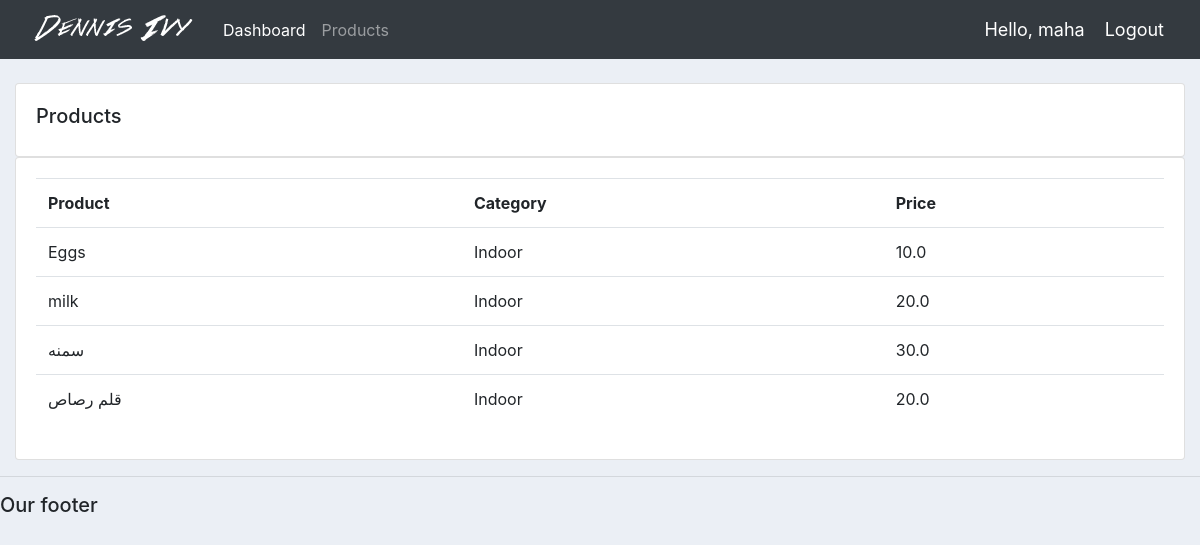
Screenshot of /product/ (signed in) with the database file from the repository.
### A1/models.py (models this page shows, shortened)
class Product(models.Model):
    CATEGORY =(
        ('Indoor', 'Indoor'),
        ('Out Door', 'Out Door'),
    )
    name = models.CharField(max_length=200 , null=True)
    price = models.FloatField(null=True)
    category = models.CharField(max_length=200 , null=True,choices=CATEGORY)
    description = models.CharField(max_length=200 , null=True, blank=True)
    date_created = models.DateTimeField(auto_now_add=True , null=True)
    tags = models.ManyToManyField(Tag)

### A1/decorators.py (the view)
        def wrapper_fun(request, *args, **kwargs):
            group = None
            if request.user.groups.exists:
                group = request.user.groups.all()[0].name
            if group in allowed_roles:
                return view_fun(request, *args, **kwargs)
            else:
                return HttpResponse('You are not authorized to this page')

### A1/views.py (called while the page is built)
@login_required(login_url='login')
@allowed_users(allowed_roles=['admin'])
def Prodects(request):
    products = Product.objects.all()
    return render(request,'accounts/products.html' , {'products': products})

### A1/templates/accounts/products.html
{%  extends 'accounts/main.html' %}
{% block content %}
		<br>
		<div class="row">
			<div class="col-md">
				<div class="card card-body">
					<h5>Products</h5>
				</div>
				<div class="card card-body">
					<table class="table">
						<tr>
							<th>Product</th>
							<th>Category</th>
							<th>Price</th>
						</tr>
						{% for i in products %}
							<tr>
								<td>{{i.name}}</td>
								<td>{{i.category}}</td>
								<td>{{i.price}}</td>
							</tr>
						{% endfor %}
					</table>
				</div>
			</div>
		</div>
{% endblock content %}

### A1/templates/accounts/navbar.html (shortened to what this page needs)
{% load static %}
<nav class="navbar navbar-expand-lg navbar-dark bg-dark">
 <img src="{% static 'images/logo.png' %}">
  <div class="collapse navbar-collapse" id="navbarNav">
    <ul class="navbar-nav">
      {% if request.user.is_staff %}
      <li class="nav-item active">
        <a class="nav-link" href="{% url 'home' %}">Dashboard</a>
      </li>
      <li class="nav-item">
        <a class="nav-link" href="{% url 'product' %}">Products</a>
      </li>
      {% else %}
       <li class="nav-item">
        <a class="nav-link" href="{% url 'account' %}">Settings</a>
      </li>
      {% endif %}
    </ul>
  </div>
  <span class="hello-msg">Hello, {{request.user}}</span>
  <span ><a  class="hello-msg" href="{% url 'logout' %}">Logout</a></span>
</nav>

### A1/static/css/main.css (style rules this page uses)
body { background-color: #ebeff5; }

### A1/templates/accounts/navbar.html (style rules this page uses)
.hello-msg { font-size: 18px; color: #fff; margin-right: 20px; }

### rows the page displays
Product: name "Eggs", category "Indoor", price "10.0"
Product: name "milk", category "Indoor", price "20.0"
Product: name "سمنه", category "Indoor", price "30.0"
Product: name "قلم رصاص", category "Indoor", price "20.0"

### other values shown
{{ request.user }} "maha"
